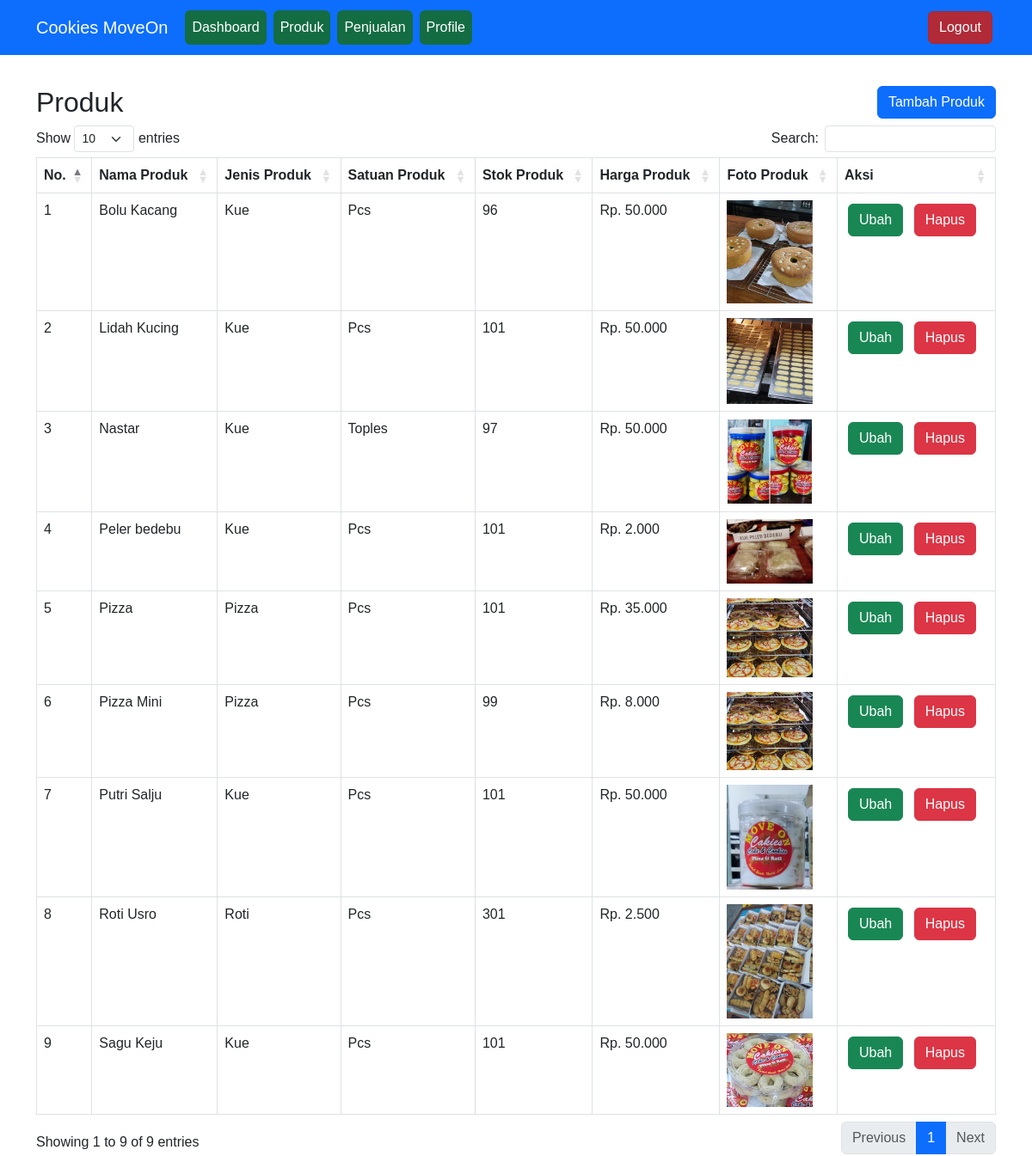
The app's page /produk.php (signed in), older data.
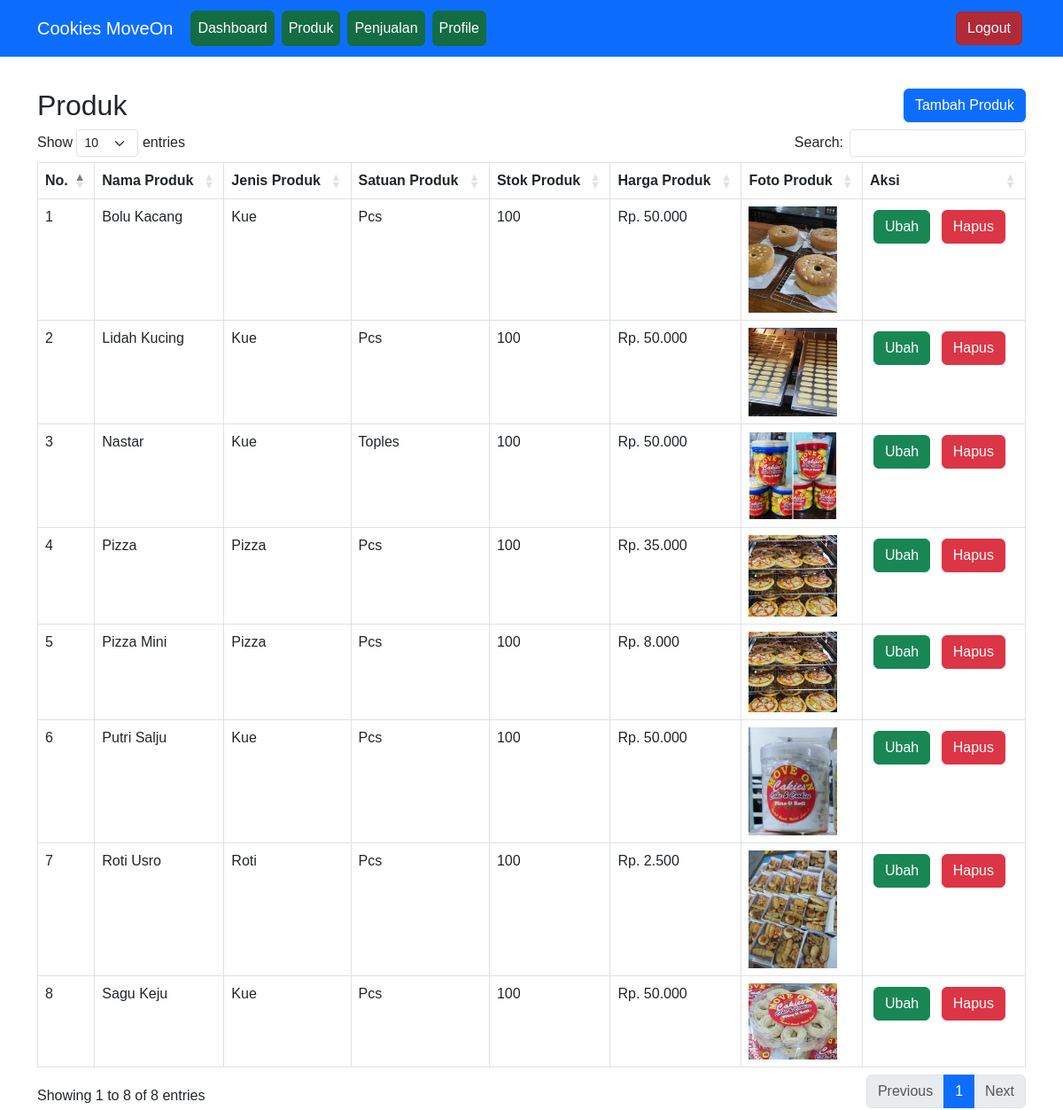
The same page, newer data.
### tables this page shows
CREATE TABLE `produk` (
  `id_produk` int(11) NOT NULL,
  `nama_produk` varchar(100) NOT NULL,
  `jenis_produk` enum('Kue','Roti','Pizza') NOT NULL,
  `satuan_produk` enum('Pcs','Toples') NOT NULL,
  `stok_produk` int(11) NOT NULL,
  `harga_produk` int(11) NOT NULL,
  `foto_produk` text NOT NULL
);

### produk.php (the view, shortened to what this page needs)
<?php
	require_once 'koneksi.php';
	$produk = mysqli_query($koneksi, "SELECT * FROM produk ORDER BY nama_produk ASC");
?>
<!DOCTYPE html>
<html>
<head>
	<?php include_once 'head.php'; ?>
</head>
<body>
	<?php include_once 'navbar.php'; ?>
	<div class="container anti-navbar">
		<div class="row">
			<div class="col">
				<h2>Produk</h2>
			</div>
			<div class="col text-end">
				<a href="tambah_produk.php" class="btn btn-primary">Tambah Produk</a>
			</div>
		</div>
		<div class="table-responsive">
			<table class="table table-bordered" id="dataTable">
				<thead>
					<tr>
						<th>No.</th>
						<th>Nama Produk</th>
						<th>Jenis Produk</th>
						<th>Satuan Produk</th>
						<th>Stok Produk</th>
						<th>Harga Produk</th>
						<th>Foto Produk</th>
						<th>Aksi</th>
					</tr>
				</thead>
				<tbody>
					<?php $i = 1; ?>
					<?php foreach ($produk as $data_produk): ?>
						<tr>
							<td><?= $i++; ?></td>
							<td><?= $data_produk['nama_produk']; ?></td>
							<td><?= $data_produk['jenis_produk']; ?></td>
							<td><?= $data_produk['satuan_produk']; ?></td>
							<td><?= $data_produk['stok_produk']; ?></td>
							<td>Rp. <?= str_replace(",", ".", number_format($data_produk['harga_produk'])); ?></td>
							<td>
								<img width="100" src="img/<?= $data_produk['foto_produk']; ?>" alt="foto">
							</td>
							<td>
								<a href="ubah_produk.php?id_produk=<?= $data_produk['id_produk']; ?>" class="btn m-1 btn-success">Ubah</a>
								<a href="hapus_produk.php?id_produk=<?= $data_produk['id_produk']; ?>" onclick="return confirm('Apakah Anda yakin ingin menghapus Produk <?= $data_produk['nama_produk']; ?>?')" class="btn m-1 btn-danger">Hapus</a>
							</td>
						</tr>
					<?php endforeach ?>
				</tbody>
			</table>
		</div>
	</div>
</body>
</html>

Row changes from the older to the newer data that the page shows:
removed produk: nama_produk "Peler bedebu", jenis_produk "Kue", satuan_produk "Pcs", stok_produk "101", harga_produk "2.000", foto_produk (picture)
changed produk "Bolu Kacang": stok_produk "96" → "100"
changed produk "Lidah Kucing": stok_produk "101" → "100"
changed produk "Nastar": stok_produk "97" → "100"
changed produk (number 4 of 8 on the later page): stok_produk "101" → "100"
changed produk "Pizza Mini": stok_produk "99" → "100"
changed produk "Putri Salju": stok_produk "101" → "100"
changed produk "Roti Usro": stok_produk "301" → "100"
changed produk "Sagu Keju": stok_produk "101" → "100"
Text that changed along with them:
text written by a page script: "Show entries Search: Showing 1 to 9 of 9 entries Previous 1 Next" → "Show entries Search: Showing 1 to 8 of 8 entries Previous 1 Next"
